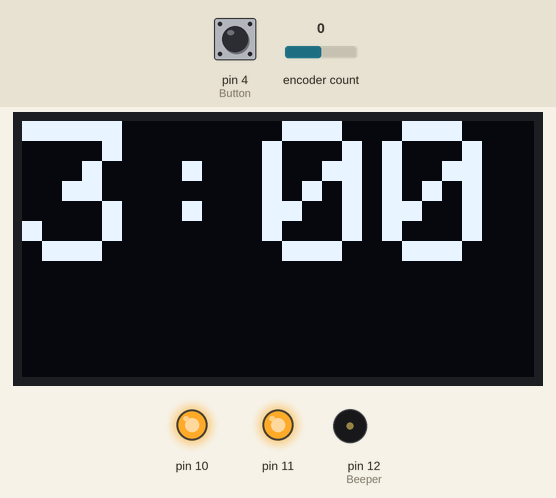
Simulated run of this sketch. Board: Arduino Uno, built with avr-gcc and run on an emulated ATmega328P. On the bench: 128×64 one-colour display, output pins drawn as LEDs (lit = HIGH), buzzer (waves = sounding, pin HIGH). The inputs (shaded band) are chosen by the test bench; at power-on: pin 4 (Button) HIGH, encoder count 0. What the sketch prints to the serial monitor is not drawn.

Above: at 1.2 s.
1.3 s: pin 4 (Button) pulled LOW for 0.15 s
At 2.2 s:
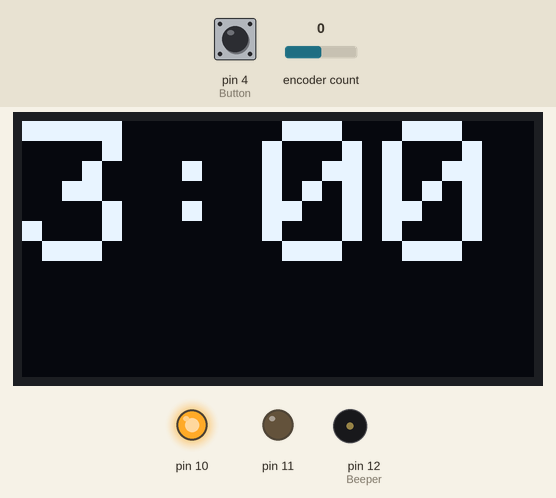
2.9 s: pin 4 (Button) pulled LOW for 1 s
At 3.3 s:
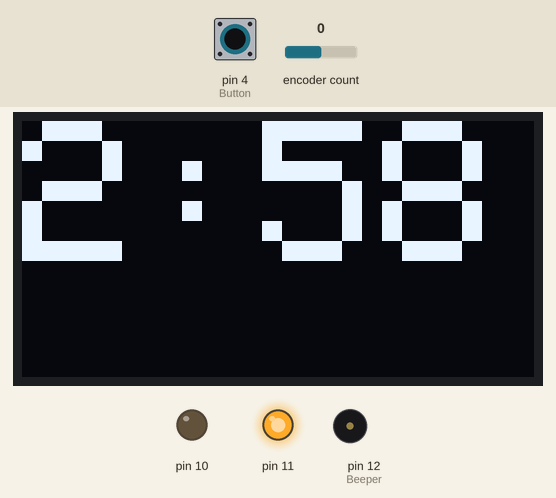
5.5 s: encoder count set to 1
At 6.1 s:
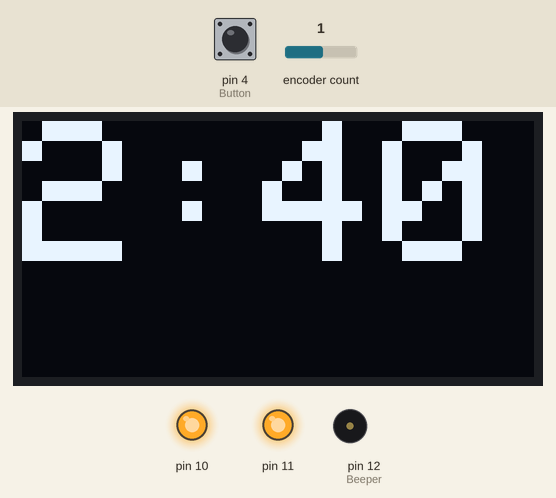
7.0 s: encoder count set to 2
At 8.2 s:
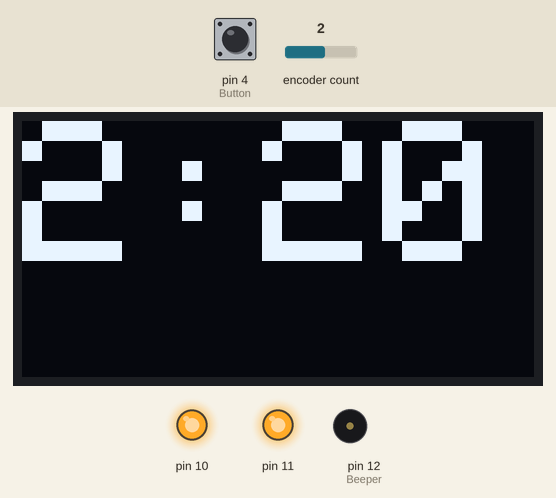
8.5 s: pin 4 (Button) pulled LOW for 0.15 s
At 9.3 s:
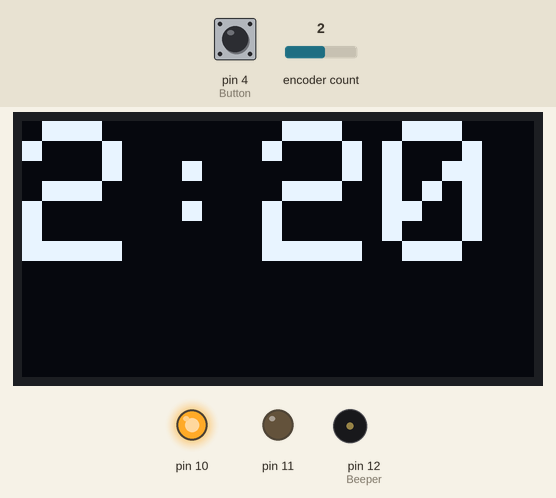
11.1 s: encoder count set to 6
At 41.9 s:
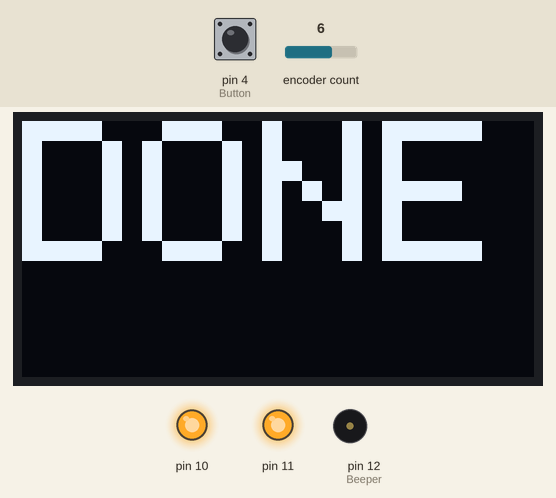
Timing chart, 0 to 42.5 s (numbered marks = the images above; inputs shaded):
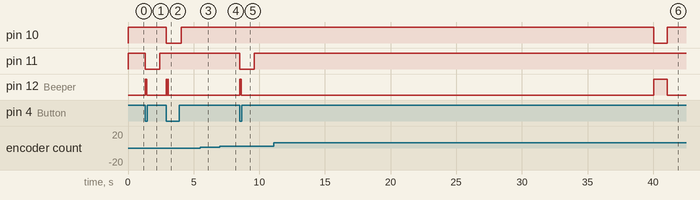

The sketch:

countdownbox.ino
```cpp
/**************************************************************************
Countdown Device - June 2020
 **************************************************************************/
#include <Encoder.h>
#include <SPI.h>
#include <Wire.h>
#include <Adafruit_GFX.h>
#include <Adafruit_SSD1306.h>

#define SCREEN_WIDTH 128 // OLED display width, in pixels
#define SCREEN_HEIGHT 64 // OLED display height, in pixels

// Declaration for an SSD1306 display connected to I2C (SDA, SCL pins)
#define OLED_RESET     4 // Reset pin # (or -1 if sharing Arduino reset pin)
Adafruit_SSD1306 display(SCREEN_WIDTH, SCREEN_HEIGHT, &Wire, OLED_RESET);

//The state of the system. 0: Rest, 1: Counting Down, 2: Finished
int STATE = 0;

bool justPressed = false;

//Initial values - 3:00 min on the timer
int seconds = 0;
int minutes = 3;

String timeSec;
String timeMin;
String result;

unsigned long lastButtonPress = 0;

//Rotary Encoder
Encoder myEnc(2, 3);

boolean isButtonPressed = false;
long lastUpdateMillis = 0;

void setup() {
  Serial.begin(9600);

  pinMode(4, INPUT); // Button


  pinMode(10, OUTPUT);
  digitalWrite(10, HIGH);
  pinMode(11, OUTPUT);
  digitalWrite(11, HIGH);
  pinMode(12, OUTPUT); //Beeper

  // SSD1306_SWITCHCAPVCC = generate display voltage from 3.3V internally
  if(!display.begin(SSD1306_SWITCHCAPVCC, 0x3C)) { // Address 0x3D for 128x64
    Serial.println(F("SSD1306 allocation failed"));
    for(;;); // Don't proceed, loop forever
  }

  STATE = 0;
  justPressed = false;
}

//A single 'beep' from the buzzer, for starting the countdown.
void beep() {
   digitalWrite(12, HIGH);
    delay(100);
    digitalWrite(12, LOW);
}

//Two short beeps in succession, for stopping the timer.
void beepbeep() {
   digitalWrite(12, HIGH);
    delay(50);
    digitalWrite(12, LOW);
    delay(50);
    digitalWrite(12, HIGH);
    delay(50);
    digitalWrite(12, LOW);
}

void loop() {

     maintainDisplay();
     maintainRotaryEncoder();
     Serial.print("BUTTON: ");
      Serial.println(digitalRead(4));

    if (digitalRead(4) == LOW) {
      if (STATE == 0) {
     STATE = 1;
     Serial.println("STARTING");
     digitalWrite(11, LOW); // Start Relay
     beep();
     delay(1000);
     digitalWrite(11, HIGH);
      }
      else if (STATE == 1) {
        STATE = 0;
        minutes = 3;
        seconds = 0;
        digitalWrite(10, LOW);  //Stop Relay
        Serial.println("STOPPING");
        beepbeep();
        delay(1000);
        digitalWrite(10, HIGH);
        refreshDisplay();
      }
    }


    timeSec = String(seconds);
    timeMin = String(minutes);

    if (seconds < 10) {
      result = timeMin + ":0" + timeSec;
    }
    else {
      result = timeMin + ":"+ timeSec;
    }

    if (seconds == 0 && minutes == 0) {
      result = "DONE";
      STATE = 2;
      digitalWrite(10, LOW); // Close Relay
      digitalWrite(12, HIGH);
      refreshDisplay();
      delay(1000);
      digitalWrite(10, HIGH); //Close Relay
      digitalWrite(12, LOW);
      delay(3000);
      STATE = 0;
      minutes = 3;
    }
}

//Maintains the display - by not calling delay() allows multiple tasks to take place at once
void maintainDisplay()
{
  static const unsigned long REFRESH_INTERVAL = 500; // ms
  static unsigned long lastRefreshTime = 0;

  if(millis() - lastRefreshTime >= REFRESH_INTERVAL)
  {
    lastRefreshTime += REFRESH_INTERVAL;
   // if (STATE != 0 || initialRefresh == false) {
                refreshDisplay();
              // initialRefresh = true;
  //  }
  }
}

//Refreshes the display with the current time.
void refreshDisplay(void)
{
  if (STATE == 1) {
    seconds--;

    if (seconds <= -1) {
      seconds = 59;
      minutes--;
    }
    }

  display.clearDisplay();
  display.setCursor(0,0);
  display.setTextSize(5);             // Draw 2X-scale text
  display.setTextColor(SSD1306_WHITE);
  display.println(result);

  display.display();
}

long position  = -999;

//Reads changes to the Rotary Encoder.
void maintainRotaryEncoder(){
long newPosition = myEnc.read();
 // Serial.print("Position :");
   // Serial.println(newPosition);

  if (newPosition != position) {
    position = newPosition;
    seconds -= newPosition * 5;

    if (seconds >= 60) {
      seconds = seconds - 60;
      minutes ++;
    }
    else if (seconds < 0) {
      seconds = seconds + 60;
      minutes --;
    }

    if (minutes < 1 && seconds < 30) {
      minutes = 0;
      seconds = 30;
    }
    else if (minutes >= 9) {
      minutes = 9;
      seconds = 0;
    }
    Serial.println(position);
    refreshDisplay();
  }
  // software debounce
  if (millis() - lastUpdateMillis > 50) {
    lastUpdateMillis = millis();
    // Reset the counter
    myEnc.write(0);
  }
  //delay(1);
}
```

Measured:
- after the input at 1.3 s, pin 11: HIGH → LOW at once, → HIGH 1.1 s later; pin 12 (Beeper): LOW → HIGH at once, → LOW 0.10 s later
- after the input at 2.9 s, pin 10: HIGH → LOW at once, → HIGH 1.2 s later; pin 12 (Beeper): alternates HIGH for 0.05 s and LOW for 0.05 s, 4 changes in all, then stays LOW, starting at once
- after the input at 5.5 s, the display: changes after 0.09 s (image 3)
- after the input at 7.0 s, the display: changes after 0.06 s (image 4)
- after the input at 8.5 s, pin 11: HIGH → LOW at once, → HIGH 1.1 s later; pin 12 (Beeper): LOW → HIGH at once, → LOW 0.10 s later
- after the input at 11.1 s, pin 10: HIGH → LOW after 28.9 s, → HIGH 1.0 s later; pin 12 (Beeper): LOW → HIGH after 28.9 s, → LOW 1.0 s later
